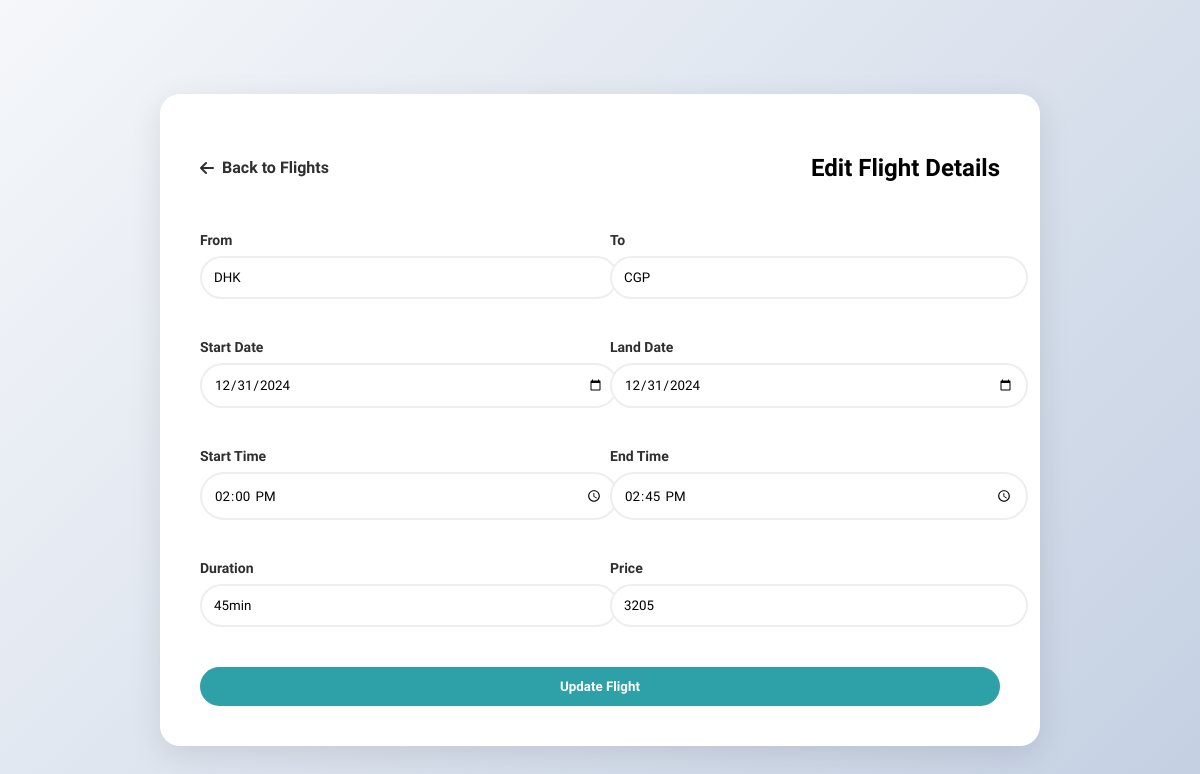
The app's page /website/edit_flight.php?id=TBACAO002 (signed in) with its own data.
### website/edit_flight.php (the view, shortened to what this page needs)
<?php
require_once 'config.php';
$flight = null;
if (isset($_GET['id'])) {
    $stmt = $conn->prepare("SELECT * FROM `flight-1` WHERE Flight_ID = ?");
    $stmt->bind_param("s", $_GET['id']);
    $stmt->execute();
    $flight = $stmt->get_result()->fetch_assoc();
}
?>
<!DOCTYPE html>
<html>
<head>
    <link rel="stylesheet" href="https://cdnjs.cloudflare.com/ajax/libs/font-awesome/6.0.0/css/all.min.css">
</head>
<body>
    <div class="flight-form">
        <div class="form-header">
            <a href="admin_flights.php" class="back-btn">
                <i class="fas fa-arrow-left"></i> Back to Flights
            </a>
            <h2>Edit Flight Details</h2>
        </div>
        <?php if ($flight): ?>
            <form method="POST">
                <div class="form-grid">
                    <div class="form-group">
                        <label>From</label>
                        <input type="text" name="from" value="<?php echo htmlspecialchars($flight['Flight_from']); ?>" required>
                    </div>
                    <div class="form-group">
                        <label>To</label>
                        <input type="text" name="to" value="<?php echo htmlspecialchars($flight['Flight_to']); ?>" required>
                    </div>
                    <div class="form-group">
                        <label>Start Date</label>
                        <input type="date" name="start_date" value="<?php echo htmlspecialchars($flight['Start_date']); ?>" required>
                    </div>
                    <div class="form-group">
                        <label>Land Date</label>
                        <input type="date" name="land_date" value="<?php echo htmlspecialchars($flight['Land_date']); ?>" required>
                    </div>
                    <div class="form-group">
                        <label>Start Time</label>
                        <input type="time" name="start_time" value="<?php echo htmlspecialchars($flight['Start_time']); ?>" required>
                    </div>
                    <div class="form-group">
                        <label>End Time</label>
                        <input type="time" name="end_time" value="<?php echo htmlspecialchars($flight['End_time']); ?>" required>
                    </div>
                    <div class="form-group">
                        <label>Duration</label>
                        <input type="text" name="duration" value="<?php echo htmlspecialchars($flight['Duration']); ?>" required>
                    </div>
                    <div class="form-group">
                        <label>Price</label>
                        <input type="number" name="price" value="<?php echo htmlspecialchars($flight['Price']); ?>" required>
                    </div>
                </div>
                <button type="submit" class="submit-btn">Update Flight</button>
            </form>
        <?php endif; ?>
    </div>
</body>
</html>

### website/edit_flight.php (style rules this page uses)
body { font-family: 'Murecho', sans-serif; margin: 0; background: linear-gradient(135deg, #f5f7fa 0%, #c3cfe2 100%); min-height: 100vh; display: flex; align-items: center; justify-content: center; padding: 20px; }
.flight-form { background: white; padding: 40px; border-radius: 20px; box-shadow: 0 8px 32px rgba(0,0,0,0.1); width: 100%; max-width: 800px; animation: slideIn 0.5s ease; }
.form-header { display: flex; justify-content: space-between; align-items: center; margin-bottom: 30px; }
.back-btn { color: rgb(48, 47, 47); text-decoration: none; display: flex; align-items: center; gap: 8px; font-weight: 700; transition: all 0.3s ease; }
.form-grid { display: grid; grid-template-columns: repeat(auto-fit, minmax(300px, 1fr)); gap: 20px; }
.form-group { margin-bottom: 20px; }
.form-group label { display: block; margin-bottom: 8px; color: rgb(48, 47, 47); font-weight: 700; font-size: 14px; }
.form-group input { width: 100%; padding: 12px; border: 2px solid #eee; border-radius: 25px; transition: all 0.3s ease; font-family: 'Murecho', sans-serif; }
.submit-btn { background: #2da0a8; color: white; border: none; padding: 12px 30px; border-radius: 25px; cursor: pointer; font-weight: 700; font-family: 'Murecho', sans-serif; transition: all 0.3s ease; width: 100%; margin-top: 20px; }

### records on screen
flight-1: from "DHK", to "CGP", start_date "12/31/2024", land_date "12/31/2024", start_time "14:00:00", end_time "14:45:00", duration "45min", price "3205"
